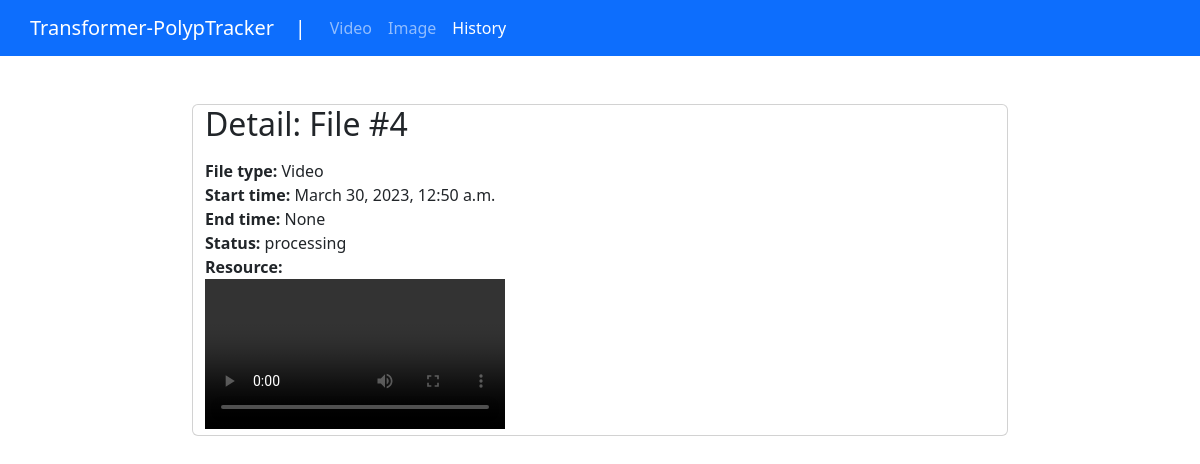
The page /videoprocessing_detail/4 on the database its author committed.
### polyp_django/models.py (models this page shows)
class VideoProcessing(models.Model):
    id = models.AutoField(primary_key=True, editable=False)
    file_type = models.IntegerField(null=False)
    filename = models.CharField(max_length=100)
    start_time = models.DateTimeField(auto_now_add=True)
    end_time = models.DateTimeField(null=True)
    status = models.CharField(max_length=100)
    class Meta:
        app_label = 'polyp_django'

### polyp_django/reports.py (the view)
# urls.py: path('videoprocessing_detail/<int:pk>', reports.VideoProcessingDetail.as_view(), name='videoprocessing_detail'),
class VideoProcessingDetail(DetailView):
    model = VideoProcessing

### polyp_django/templates/polyp_django/videoprocessing_detail.html (shortened to what this page needs)
{% load static %}
<!DOCTYPE html>
<html>
<head>
    <link rel="stylesheet" href="https://cdn.jsdelivr.net/npm/bootstrap@5.2.3/dist/css/bootstrap.min.css">
</head>
<body>
    <div clas="container">
        <nav class="navbar navbar-expand-lg navbar-dark bg-primary" style="padding-left: 30px;">
            <a class="navbar-brand" href="/">
                Transformer-PolypTracker &nbsp;&nbsp;&nbsp;|
            </a>
            <div class="collapse navbar-collapse">
                <div class="navbar-nav">
                    <a class="nav-item nav-link" href="/">Video</a>
                    <a class="nav-item nav-link" href="#">Image</a>
                    <a class="nav-item nav-link active" href="/videoprocessing_list/">History</a>
                </div>
            </div>
        </nav>
        <div class="row justify-content-md-center">
            <div class="card col-8 mt-5">
                <h2>Detail: File #{{ object.id }}</h2>
                <div class="row mt-2">
                    <span><b>File type: </b>{% if object.file_type == 0 %} Image {% elif object.file_type == 1 %} Video {% endif %}</span>
                    <span><b>Start time: </b>{{ object.start_time }}</span>
                    <span><b>End time: </b> {{ object.end_time }}</span>
                    <span><b>Status: </b> {{ object.status }}</span>
                    <span><b>Resource: </b></span>
                    <div class="col-6">
                    {% if object.file_type == 0 %}
                        Image
                    {% elif object.file_type == 1 %}
                        <video controls>
                            <source src="/media/{{object.filename}}" type="video/mp4">
                        </video>
                    {% endif %}
                    </div>
                </div>
            </div>
        </div>
    </div>
</body>
</html>

### rows shown on the page
VideoProcessing: id "4", start_time "March 30, 2023, 12:50 a.m.", end_time "None", status "processing"
